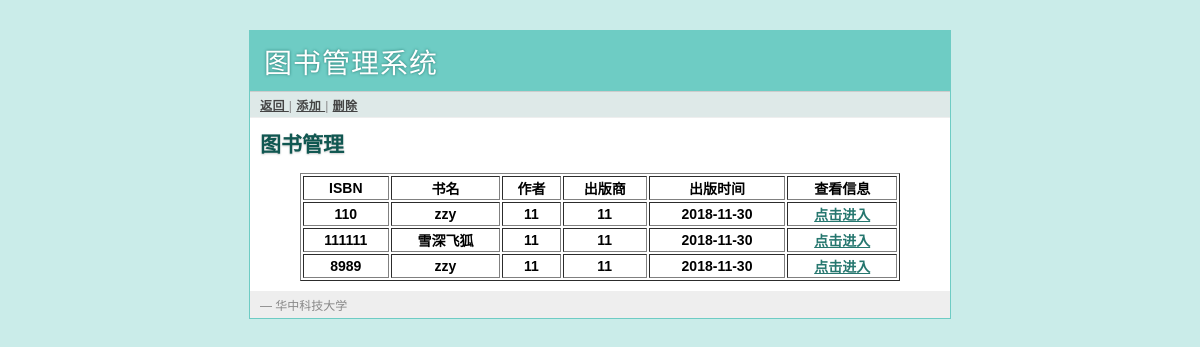
The page /manager/books (signed in) on the database its author committed.
### tables this page shows
CREATE TABLE books(
       book_id text primary key,
       book_name text not null,
       author text not null,
       publish_com text not null,
       publish_date text not null
);

### book.py (the view)
@app.route('/manager/books')
def manager_books():
	manager_judge()
	return render_template('manager_books.html',
			books = query_db('select * from books', []))

### book.py (called while the page is built)
def get_db():
	top = _app_ctx_stack.top
	if not hasattr(top, 'sqlite_db'):
		top.sqlite_db = sqlite3.connect(app.config['DATABASE'])
		top.sqlite_db.row_factory = sqlite3.Row
	return top.sqlite_db

@app.teardown_appcontext
def close_database(exception):
	top = _app_ctx_stack.top
	if hasattr(top, 'sqlite_db'):
		top.sqlite_db.close()

def query_db(query, args=(), one=False):
	cur = get_db().execute(query, args)
	rv = cur.fetchall()
	return (rv[0] if rv else None) if one else rv

@app.before_request
def before_request():
	g.user = None
	if 'user_id' in session:
		g.user = session['user_id']

def manager_judge():
	if not session['user_id']:
		error = 'Invalid manager, please login'
		return render_template('manager_login.html', error = error)

### templates/manager_books.html (shortened to what this page needs)
{% extends 'layout.html' %}
{% block link%}
	<a href="{{ url_for('manager')}}"> 返回 </a> |
	<a href="{{ url_for('manager_books_add') }}"> 添加 </a> |
	<a href="{{ url_for('manager_books_delete') }}"> 删除 </a>
{%  endblock%}
{% block body%}
	<h2> 图书管理 </h2>
	<table width="600" border="1", align="center">
	  <tr>
	    <th align="center"> ISBN </th>
	    <th align="center"> 书名 </th>
	    <th align="center"> 作者</th>
	    <th align="centet"> 出版商 </th>
	    <th align="center"> 出版时间 </th>
	    <th align="center"> 查看信息 </th>
	  </tr>
	  {% for book in books%}
	  <tr>
	    <th align="center"> {{book.book_id}}</th>
	    <th align="center"> {{book.book_name}} </th>
	    <th align="center"> {{book.author}}</th>
	    <th align="centet"> {{book.publish_com}} </th>
	    <th align="center"> {{book.publish_date}}</th>
	    <th align="center"> <a href="{{ url_for('manager_book', id=book.book_id)}}"> 点击进入 </a> </th>
	  </tr>
	  {% endfor %}
	</table>
{% endblock%}

### templates/layout.html (shortened to what this page needs)
<!doctype html>
<link rel=stylesheet type=text/css href="{{ url_for('static', filename='style.css') }}">
<div class=page>
  <h1>图书管理系统</h1>
  <div class=navigation>
    {% block link %}{% endblock %}
  </div>
  <div class=body>
    {% block body %}{% endblock %}
   </div>
  <div class=footer>
     &mdash; 华中科技大学
  </div>
</div>

### static/style.css (style rules this page uses)
a { color: #26776F; }
div.page { background: white; border: 1px solid #6ECCC4; width: 700px; margin: 30px auto; }
div.page h1 { background: #6ECCC4; margin: 0; padding: 10px 14px; color: white; letter-spacing: 1px; text-shadow: 0 0 3px #24776F; font-weight: normal; }
div.page div.navigation { background: #DEE9E8; padding: 4px 10px; border-top: 1px solid #ccc; border-bottom: 1px solid #eee; color: #888; font-size: 12px; letter-spacing: 0.5px; }
div.page div.navigation a { color: #444; font-weight: bold; }
div.page h2 { margin: 0 0 15px 0; color: #105751; text-shadow: 0 1px 2px #ccc; }
div.page div.body { padding: 10px; }
div.page div.footer { background: #eee; color: #888; padding: 5px 10px; font-size: 12px; }

### rows shown on the page
books: book_id "110", book_name "zzy", author "11", publish_com "11", publish_date "2018-11-30"
books: book_id "111111", book_name "雪深飞狐", author "11", publish_com "11", publish_date "2018-11-30"
books: book_id "8989", book_name "zzy", author "11", publish_com "11", publish_date "2018-11-30"
